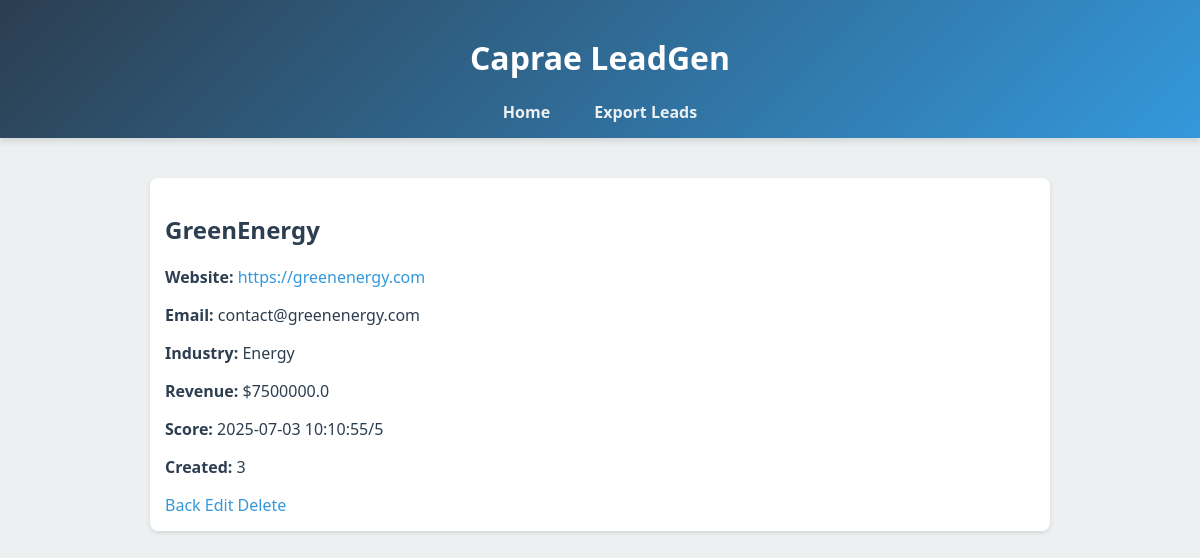
The app's page /?lead_id=57 with its own data.
### tables this page shows
CREATE TABLE leads (
            id INTEGER PRIMARY KEY AUTOINCREMENT,
            company_name TEXT NOT NULL,
            website TEXT,
            contact_email TEXT,
            industry TEXT NOT NULL,
            revenue REAL NOT NULL,
            created_at TEXT NOT NULL
        , score INTEGER);

### app.py (the view, shortened to what this page needs)
@app.route('/', methods=['GET', 'POST'])
def lead_list():
    page = int(request.args.get('page', 1))
    per_page = 5
    industry = request.args.get('industry', '')
    min_revenue = request.args.get('min_revenue', '')
    search = request.args.get('search', '')
    sort_by = request.args.get('sort_by', 'company_name')
    lead_id = request.args.get('lead_id', '')
    action = request.args.get('action', '')
    conn = sqlite3.connect('leads.db')
    cursor = conn.cursor()
    if action == 'delete' and lead_id:
        cursor.execute('DELETE FROM leads WHERE id = ?', (lead_id,))
        conn.commit()
    if lead_id:
        cursor.execute('SELECT * FROM leads WHERE id = ?', (lead_id,))
        lead = cursor.fetchone()
        conn.close()
        if not lead:
            return render_template('index.html', error="Lead not found", leads=None, lead=None)
        return render_template('index.html', lead=lead, leads=None, edit_mode=action == 'edit')

### templates/index.html (shortened to what this page needs)
<!DOCTYPE html>
<html lang="en">
<head>
</head>
<body>
    <header>
        <h1>Caprae LeadGen</h1>
        <nav>
            <a href="/">Home</a>
            <a href="/export{% if industry %}?industry={{ industry }}{% endif %}{% if min_revenue %}&min_revenue={{ min_revenue }}{% endif %}{% if search %}&search={{ search }}{% endif %}">Export Leads</a>
        </nav>
    </header>
    <main>
        {% if lead %}
            <div class="lead-detail">
                <h2>{{ 'Edit Lead' if edit_mode else lead[1] }}</h2>
                {% if edit_mode %}
                    <form method="post" action="/?action=edit&lead_id={{ lead[0] }}">
                        <input type="text" name="company_name" value="{{ lead[1] }}" required>
                        <input type="text" name="website" value="{{ lead[2] }}">
                        <input type="email" name="contact_email" value="{{ lead[3] }}">
                        <input type="text" name="industry" value="{{ lead[4] }}" required>
                        <input type="number" name="revenue" value="{{ lead[5] | float }}" required>
                        <button type="submit">Update</button>
                        <a href="/?lead_id={{ lead[0] }}">Cancel</a>
                    </form>
                {% else %}
                    <p><strong>Website:</strong> <a href="{{ lead[2] }}">{{ lead[2] }}</a></p>
                    <p><strong>Email:</strong> {{ lead[3] }}</p>
                    <p><strong>Industry:</strong> {{ lead[4] }}</p>
                    <p><strong>Revenue:</strong> ${{ lead[5] | float }}</p>
                    <p><strong>Score:</strong> {{ lead[6] }}/5</p>
                    <p><strong>Created:</strong> {{ lead[7] }}</p>
                    <a href="/">Back</a>
                    <a href="/?action=edit&lead_id={{ lead[0] }}">Edit</a>
                    <a href="/?action=delete&lead_id={{ lead[0] }}" onclick="return confirm('Delete this lead?')">Delete</a>
                {% endif %}
            </div>
        {% endif %}
    </main>
</body>
  </html>

### templates/index.html (style rules this page uses)
body { font-family: 'Segoe UI', Arial, sans-serif; margin: 0; background: #ecf0f1; color: #2c3e50; }
header { background: linear-gradient(135deg, #2c3e50 0%, #3498db 100%); color: white; padding: 15px; text-align: center; box-shadow: 0 4px 6px rgba(0,0,0,0.1); }
nav a { color: #ecf0f1; margin: 0 20px; text-decoration: none; font-weight: 600; transition: color 0.3s; }
main { padding: 20px; max-width: 900px; margin: auto; }
a { color: #3498db; text-decoration: none; transition: color 0.3s; }
.lead-detail, .form-section { margin: 20px 0; padding: 15px; background: #fff; border-radius: 8px; box-shadow: 0 2px 4px rgba(0,0,0,0.1); }

### records on screen
leads: company_name "GreenEnergy", website "https://greenenergy.com", contact_email "contact@greenenergy.com", industry "Energy", revenue "7500000.0", created_at "2025-07-03 10:10:55", score "3"
